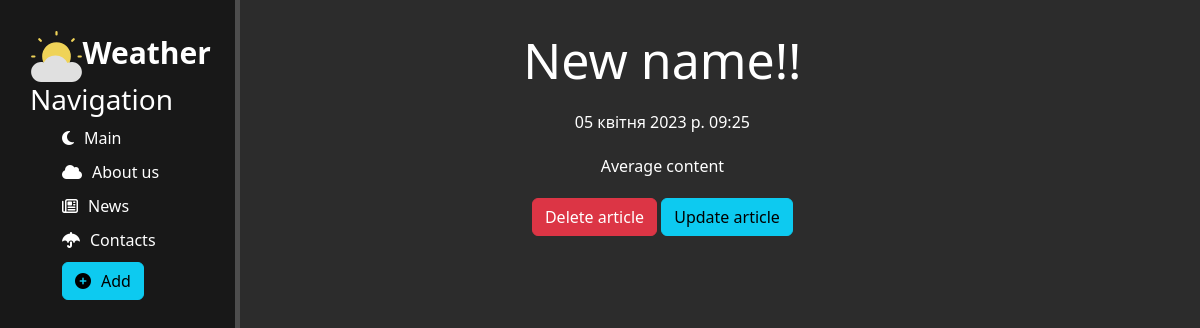
Screenshot of /news/3 with the database file from the repository.
### news/models.py (models this page shows, shortened)
class Articles(models.Model):
    title = models.CharField('Name', max_length=50)
    announcement = models.CharField('Announcement', max_length=250)
    full_text = models.TextField('Article')
    date = models.DateTimeField('Date of publication')
    class Meta:
        verbose_name ='Article'
        verbose_name_plural = 'Articles'

### news/views.py (the view)
# urls.py: path('<int:pk>', views.NewsDetailView.as_view(), name='news-detail'),
class NewsDetailView(DetailView):
    model = Articles
    template_name = 'news/details_view.html'
    context_object_name = 'article'

### news/templates/news/details_view.html (shortened to what this page needs)
{% extends 'main/layout.html' %}
{% block content%}
    <div class="features">
        <h1>{{ article.title }}</h1>
        <p>{{ article.date }}</p>
        <p>{{ article.full_text }}</p>
        <a href="{% url 'news-delete' article.id %}" class="btn btn-danger">Delete article</a>
        <a href="{% url 'news-update' article.id %}" class="btn btn-info">Update article</a>
    </div>
{% endblock %}

### main/static/main/css/main.css (style rules this page uses)
* { margin: 0; padding: 0; }
html, body, .wrapper { height: 100%; }
body { background: #2c2c2c; }
main .features { float: left; color: #fff; margin-top: 30px; text-align: center; width: 88%; }
main .features h1 { font-size: 50px }
main .features p { max-width: 400px; margin: 20px auto; }

### rows the page displays
Articles: title "New name!!", date "05 квітня 2023 р. 09:25", full_text "Average content"
